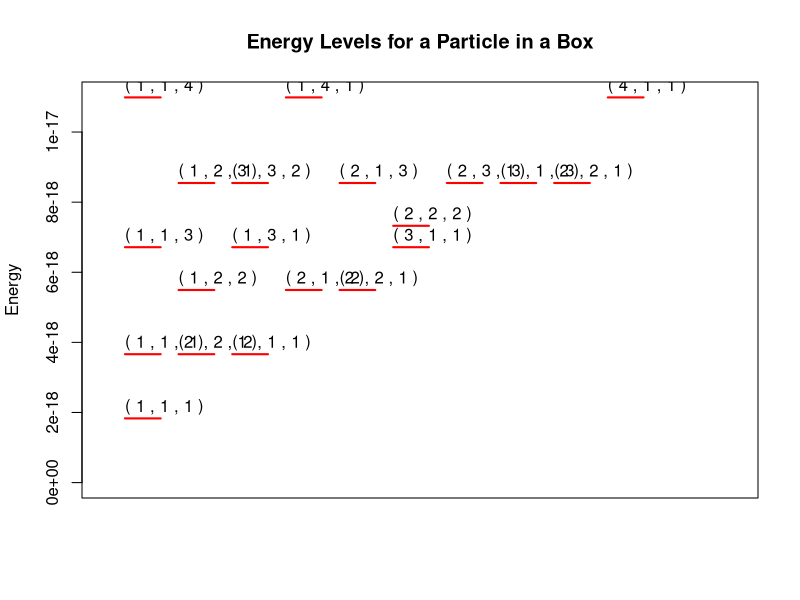

The R source for this figure:
# Makes a plot for Energy levels for a particle in a 3d box
# Elmar Uhl - 2024
 
# valor do xlim em plot deve ser melhorado porque não faz o ajuste automaticamente

# Constants
hbar <- 1
m <- 1
pi <- 1

hbar <- 1.05457182E-34 # J x s
m <- 9.109E-31 # kg

text_OnOff <- 1 # turn on/off nx, ny and nz quantum number text labels levels

# Value of sum from quantum numbers nx, ny and nz
n <- 6

a <- 1e-10 # length of box in x
b <- 1e-10 # width of box in y
c <- 1e-10 # height of box in z

# Function to calculate energy from nx, ny, nz values
energy <- function(nx,ny,nz) {
    A = (hbar**2*pi**2)/(2*m)
    y = A*(nx**2/a**2 + ny**2/b**2 + nz**2/c**2)
    return(y)
}

nx <- ny <- nz <- seq(1,n-2) # Vector with values that quantum numbers can be assignment
soma <- c() # Storage nx + ny + nz values

nx2 <- ny2 <- nz2 <- c() # Will storage permitted values of nx + ny + nz = n
for (i in nx) {
  for (ii in ny) {
    for (iii in nz) {
      s = i + ii + iii
      if (s <= n) { # Verify if nx + ny + nz <= n and storage nx2, ny2, nz2 in afirmative case
        nx2 <- c(nx2,i)
        ny2 <- c(ny2,ii)
        nz2 <- c(nz2,iii)
        soma <- c(soma, s)
      }
    }
  }
}

values_length <- length(soma)
print(paste("Length of sequence: ", values_length))
value_max <- max(soma)
print(paste("Maximum value of sum sequence (nx + ny + nz): ", value_max))
value_min <- min(soma)
print(paste("Minimum value of sum sequence (nx + ny + nz): ", value_min))

nx3 <- ny3 <- nz3 <- c() # Storage ascending order
soma3 <- c() # Storage sum values in ascending order

for (i in seq(value_min, value_max)) {
  for(ii in seq(1,values_length)){
    if (soma[ii] == i) {
      nx3 <- c(nx3, nx2[ii])
      ny3 <- c(ny3, ny2[ii])
      nz3 <- c(nz3, nz2[ii])
      soma3 <- c(soma3, soma[ii])
    }
  }
}

energia <- c() # Storage energy values
for (i in seq(1, values_length) ){
  energia <- c(energia, energy(nx3[i],ny3[i],nz3[i]))
}

cat("Values of nx: ")
print(nx3)
cat("Values of ny: ")
print(ny3)
cat("Values of nz: ")
print(nz3)
cat("Values of nx + ny + nz")
print(soma3)
cat("Values of energy: ")
print(energia)
cat("Minimum value of energy: ")
print(min(energia))
cat("Maximum value of energy: ")
print(max(energia))
cat("Sum of all energy levels:")
print(sum(energia))

# Empty plot to receive values of energy levels
plot(1,type='n',main="Energy Levels for a Particle in a Box",xaxt='n', xlab='', xlim=c(0,35),ylim=c(0,max(energia)),ylab="Energy")

for (i in seq(value_min,value_max)) {
  x <- c(1,3)
  for (ii in seq(1, values_length)) {
    if (soma3[ii] == i) {
      y <- rep(energia[ii], 2)
      lines(x,y, col="red", lwd=2)
      if (text_OnOff)
        text(x[1],y[1],paste('(',nx3[ii],',',ny3[ii], ',', nz3[ii], ')'),adj=c(0,-0.5),cex=1)
      x <- x + 3
    }
  }
}

